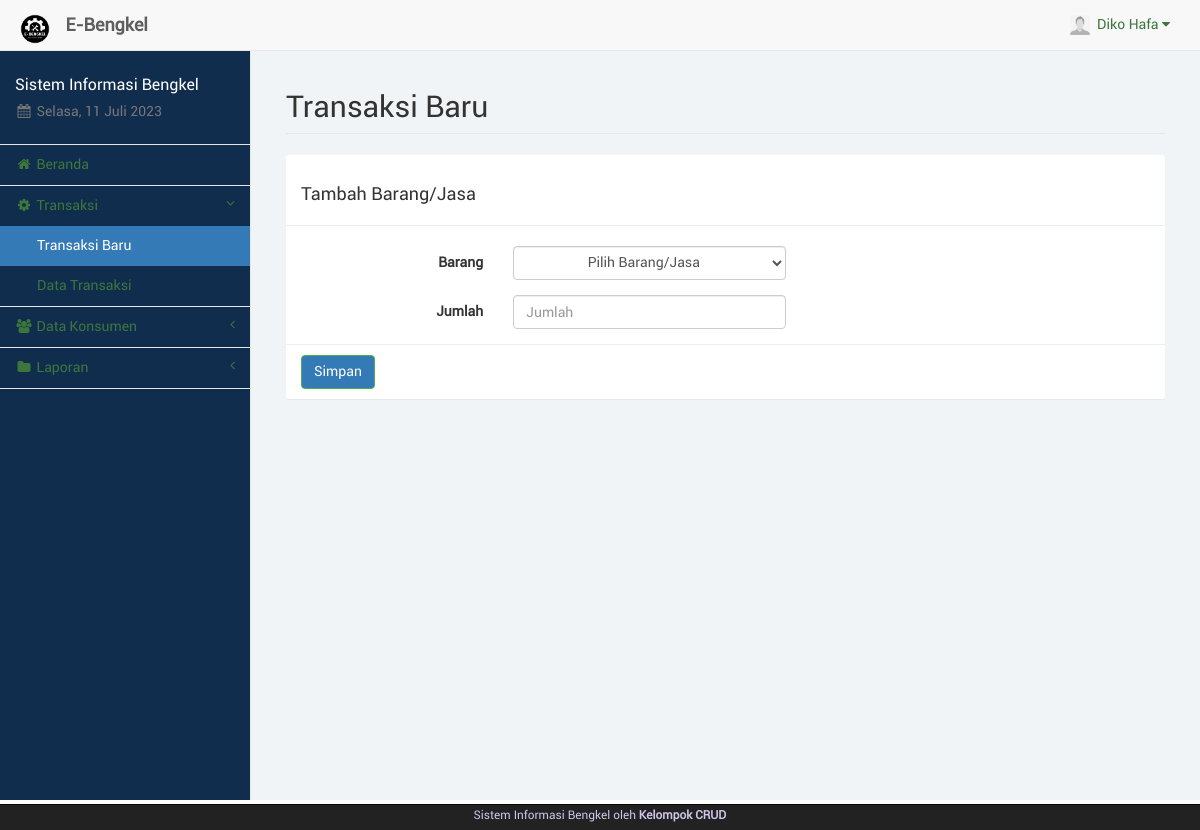
Screenshot of /kasir/tmp_tambah.php (signed in) with the database file from the repository.
### tables this page shows
CREATE TABLE `kasir` (
  `id_kasir` int(11) NOT NULL,
  `nama_kasir` varchar(50) NOT NULL,
  `telp_kasir` varchar(20) NOT NULL,
  `user_kasir` varchar(50) NOT NULL,
  `pass_kasir` varchar(100) NOT NULL,
  `foto_kasir` text NOT NULL,
  `id_adm` int(11) NOT NULL
);

### kasir/sess_check.php (called while the page is built, shortened)
<?php
	$chk_sess = $_SESSION['kasir'];
	include("dist/config/koneksi.php");
	$sql_sess = "SELECT * FROM kasir WHERE id_kasir='". $chk_sess ."'";
	$ress_sess = mysqli_query($conn, $sql_sess);
	$row_sess = mysqli_fetch_array($ress_sess);
	$sess_kasirname = $row_sess['nama_kasir'];
	$sess_kasirfoto = $row_sess['foto_kasir'];
?>

### kasir/tmp_tambah.php (the view, shortened to what this page needs)
<?php
	include("sess_check.php");
	$pagedesc = "Transaksi Baru";
	$menuparent = "transaksi";
	include("layout_top.php");
?>
		<div id="page-wrapper">
            <div class="container-fluid">
                <div class="row">
                    <div class="col-lg-12">
                        <h1 class="page-header">Transaksi Baru</h1>
                    </div>
                </div>
				<div class="row">
					<div class="col-lg-12"><?php include("layout_alert.php"); ?></div>
				</div>
				<div class="row">
					<div class="col-lg-12">
						<form class="form-horizontal" method="POST" enctype="multipart/form-data">
							<div class="panel panel-default">
								<div class="panel-heading"><h3>Tambah Barang/Jasa</h3></div>
								<br/>
								<div class="form-group">
									<label class="control-label col-sm-3">Barang</label>
									<div class="col-sm-4">
										<select name="brg" id="brg" class="form-control text-center" required>
											<option value="">Pilih Barang/Jasa</option>
										</select>
									</div>
								</div>
								<div class="form-group">
									<label class="control-label col-sm-3">Jumlah</label>
									<div class="col-sm-4">
										<input type="number" name="jumlah" min="0" class="form-control" placeholder="Jumlah" required>
									</div>
								</div>
								<div class="panel-footer">
									<button type="submit" name="simpan" class="btn btn-success">Simpan</button>
								</div>
							</div>
						</form>
					</div>
				</div>
            </div>
        </div>
<?php
	include("layout_bottom.php");
?>

### kasir/layout_top.php (shortened to what this page needs)
<?php
	$haries = array("Sunday" => "Minggu", "Monday" => "Senin", "Tuesday" => "Selasa", "Wednesday" => "Rabu", "Thursday" => "Kamis", "Friday" => "Jum'at", "Saturday" => "Sabtu");
	$bulans = array("", "Januari", "Februari", "Maret", "April", "Mei", "Juni", "Juli", "Agustus", "September", "Oktober", "November", "Desember");
	$hari_ini = $haries[date("l")];
	$bulan_ini = $bulans[date("n")];
	$tanggal = date("d");
	$tahun = date("Y");
?>
<!DOCTYPE html>
<html lang="en">
<head>
	<link rel="stylesheet" href="p.css">
	<link href="libs/bootstrap/dist/css/bootstrap.min.css" rel="stylesheet">
	<link href="libs/metisMenu/dist/metisMenu.min.css" rel="stylesheet">
    <link href="libs/datatables-plugins/integration/bootstrap/3/dataTables.bootstrap.css" rel="stylesheet">
    <link href="libs/datatables-responsive/css/dataTables.responsive.css" rel="stylesheet">
	<link href="dist/css/sb-admin-2.css" rel="stylesheet">
	<link href="dist/css/offline-font.css" rel="stylesheet">
	<link href="dist/css/custom.css" rel="stylesheet">
	<link href="libs/font-awesome/css/font-awesome.min.css" rel="stylesheet" type="text/css">
</head>
<body>
    <div id="wrapper" style="background-color: rgba(17, 45, 78, 1);">
        <nav class="navbar navbar-default navbar-static-top" role="navigation" style="margin-bottom: 0">
            <div class="navbar-header">
				<a class="navbar-brand hidden-xs" href="index.php">
					<img src="img/logo.png" alt="brand" width="40" class="float-left image-brand">
					<div class="float-right">&nbsp;<strong>E-Bengkel</strong></div>
				</a>
			</div>
            <ul class="nav navbar-top-links navbar-right">
				<li class="dropdown dropdown-right">
					<a class="dropdown-toggle" data-toggle="dropdown" href="#">
						<img src="../img/<?php echo $sess_kasirfoto;?>" width="20px" height="20px" padding="0px">&nbsp;&nbsp;<?php echo ucfirst($sess_kasirname); ?>&nbsp;<i class="fa fa-caret-down"></i>
					</a>
				</li>
			</ul>
            <div class="navbar-default sidebar" role="navigation" style="background-color: rgba(17, 45, 78, 1);">
                <div class="sidebar-nav navbar-collapse">
                    <ul class="nav" id="side-menu">
                        <li class="sidebar-search">
							<h4 style="color: white;">Sistem Informasi Bengkel</h4>
							<h5 class="text-muted"><i class="fa fa-calendar fa-fw"></i>&nbsp;<?php echo $hari_ini.", ".$tanggal." ".$bulan_ini." ".$tahun ?></h5>
						</li>
						<?php
							if($pagedesc == "Beranda") {
								echo '<li><a href="index.php" class="active"><i class="fa fa-home fa-fw"></i>&nbsp;Beranda</a></li>';
							}
							else {
								echo '<li><a href="index.php"><i class="fa fa-home fa-fw"></i>&nbsp;Beranda</a></li>';
							}
							if(isset($menuparent) && $menuparent == "transaksi") {
								echo '<li class="active">';
							}
							else {
								echo '<li>';
							}
						?>
							<a href="#"><i class="fa fa-gear fa-fw"></i>&nbsp;Transaksi<span class="fa arrow"></span></a>
							<ul class="nav nav-second-level">
								<?php
									if($pagedesc == "Transaksi Baru") {
										echo '<li><a href="trx_baru.php" class="active">Transaksi Baru</a></li>';
									}
									else {
										echo '<li><a href="trx_baru.php">Transaksi Baru</a></li>';
									}
								?>
								<?php
									if($pagedesc == "Data Transaksi") {
										echo '<li><a href="trx.php" class="active">Data Transaksi</a></li>';
									}
									else {
										echo '<li><a href="trx.php">Data Transaksi</a></li>';
									}
								?>
							</ul>
						</li>
						<?php
							if(isset($menuparent) && $menuparent == "konsumen") {
								echo '<li class="active">';
							}
							else {
								echo '<li>';
							}
						?>
							<a href="#"><i class="fa fa-group fa-fw"></i>&nbsp;Data Konsumen<span class="fa arrow"></span></a>
						<?php
							if(isset($menuparent) && $menuparent == "laporan") {
								echo '<li class="active">';
							}
							else {
								echo '<li>';
							}
						?>
							<a href="#"><i class="fa fa-folder fa-fw"></i>&nbsp;Laporan<span class="fa arrow"></span></a>
						</li>
	                </ul>
                </div>
            </div>
        </nav>

### rows the page displays
kasir: foto_kasir (picture), nama_kasir "Diko Hafa"
